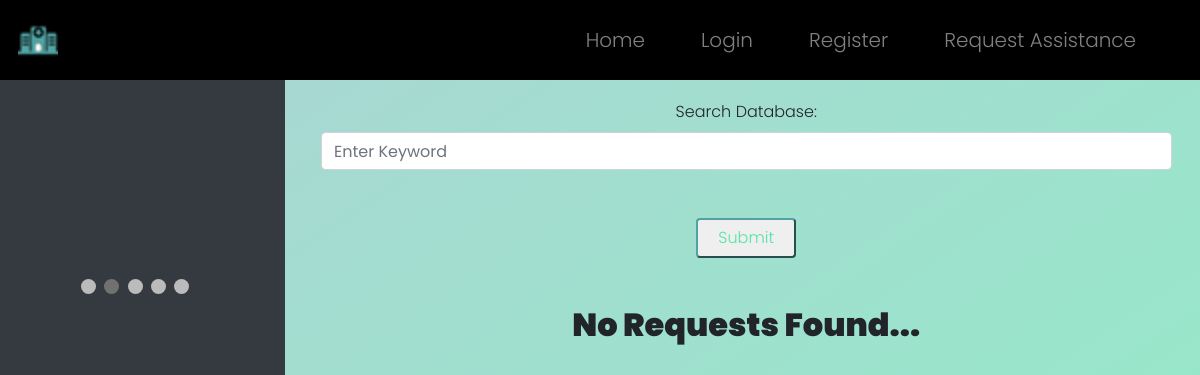
Page /requests on the earlier database version.
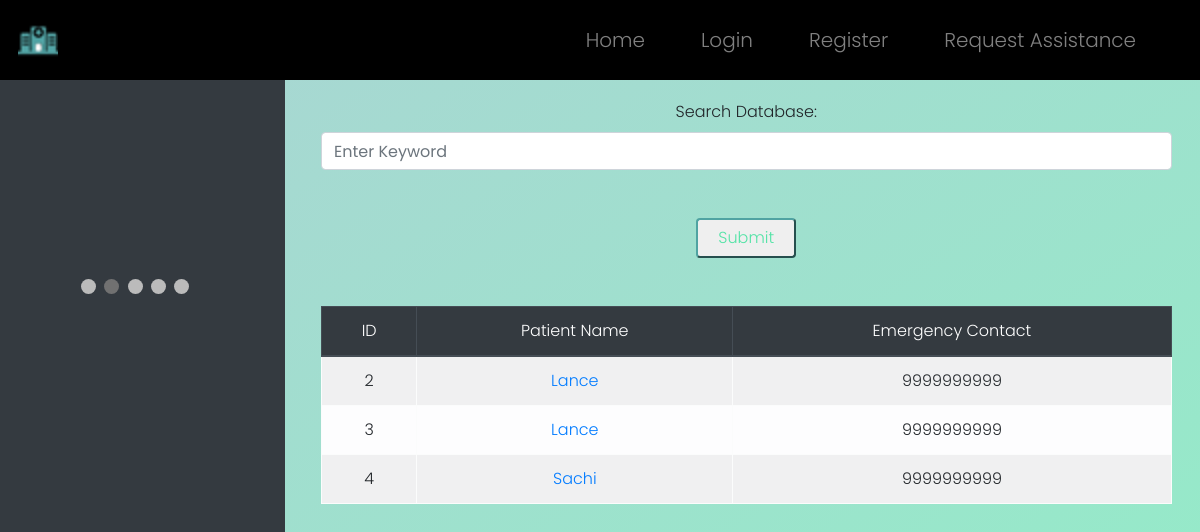
Same page on the later database version.
### WebApp/models.py (models this page shows)
class Req(models.Model):
    req_id = models.AutoField(primary_key=True)
    name = models.CharField(max_length=64)
    age = models.IntegerField()
    gender = models.CharField(max_length=64)
    address = models.TextField()
    phone = models.CharField(max_length=64)
    email = models.CharField(max_length=64)
    symptoms = models.TextField()
    emg_phone = models.CharField(max_length=64)

### WebApp/views.py (the view)
# urls.py: path("requests", views.reqs, name="reqs"),
def reqs(request):
    if request.method == "POST":
        fil=Req.objects.all()
        sp=request.POST["sp"]
        if sp!="":
            fil=fil.filter(name=sp)
            return render(request, "WebApp/allreqs.html", {"requests": fil})
        else:
            return render(request, "WebApp/allreqs.html", {"requests": None})
    else:
        reqs=Req.objects.all()
        if reqs:
            return render(request, "WebApp/allreqs.html", {"requests": reqs})
        else:
            return render(request, "WebApp/allreqs.html", {"requests": None})

### WebApp/templates/WebApp/allreqs.html (shortened to what this page needs)
{% extends "WebApp/layout.html" %}
{% load static %}
{% block body %}
<div class="row">
	<div class="col-3 abtimg">
		<div class="slideshow-container">
            </div>
            <br>
            <div style="text-align:center">
              <span class="dot"></span>
              <span class="dot"></span>
              <span class="dot"></span>
              <span class="dot"></span>
              <span class="dot"></span>
            </div>
	</div>
	<div class="col-9 dash">
		<center>
            <form action="{% url 'reqs' %}" method="post">
                <div class=row>
                    <div class=col>
                        <label>Search Database:</label>
                        <input class="form-control intinp inp" type="text" placeholder="Enter Keyword" name="sp"/>
                    </div>
                </div>
                <br><br>
                <center><button type="submit" id="log-button">Submit</button></center>
                <br><br>
            </form>
			{% if requests == None %}
				<h2 style="font-weight: 900;">No Requests Found...</h2>
			{% else %}
			<table class="table table-striped table-light table-bordered" style="text-align: center;">
				<thead class="thead-dark">
					<tr>
						<th scope="col" id="rank" class=head>ID</th>
						<th scope="col" class=head>Patient Name</th>
						<th scope="col" class=head>Emergency Contact</th>
					</tr>
				</thead>
				<tbody>
					{% for request in requests %}
						<tr>
							<th scope="row">{{ request.req_id }}</th>
							<td><a href="#">{{ request.name }}</a></td>
							<td>{{ request.emg_phone }}</td>
						</tr>
					{% endfor %}
				</tbody>
			</table>
			{% endif %}
		</center>
	</div>
</div>
{% endblock %}

### WebApp/templates/WebApp/layout.html (shortened to what this page needs)
{% load static %}
<!DOCTYPE html>
<html lang="en">
<head>
    <link rel="stylesheet" href="https://stackpath.bootstrapcdn.com/bootstrap/4.4.1/css/bootstrap.min.css">
    <link href="{% static 'WebApp/style.css' %}" rel="stylesheet">
</head>
<body>
    <div class="wrapper">
        <nav class="navbar navbar-costum navbar-expand-sm navbar-dark fixed-top" style="z-index: 100000;">
            <a class="navbar-brand" href="#"><img class=logo src="{% static 'WebApp/image/logo.png' %}"></a>
            <div class="collapse navbar-collapse " id="collapsibleNavbar">
            <ul class="navbar-nav ml-auto">
                {% if user.is_authenticated %}
                <li class="nav-item">
                    <a class="nav-link" href="{% url 'index' %}" data-target=".navbar-collapse.show">Home</a>
                </li>
                <li class="nav-item">
                    <a class="nav-link" href="{%url 'dashboard' %}" data-target=".navbar-collapse.show">All Patients</a>
                </li>
                <li class="nav-item">
                    <a class="nav-link" href="{% url 'add' %}" data-target=".navbar-collapse.show">Add Patient</a>
                </li>
                <li class="nav-item">
                    <a class="nav-link" href="{% url 'reqs' %}" data-target=".navbar-collapse.show">View Requests</a>
                </li>
                <li class="nav-item">
                    <a class="nav-link" href="{% url 'logout' %}" data-target=".navbar-collapse.show">Logout</a>
                </li>
                {% else %}
                <li class="nav-item">
                    <a class="nav-link" href="{% url 'index' %}" data-target=".navbar-collapse.show">Home</a>
                </li>
                <li class="nav-item">
                    <a class="nav-link" href="{% url 'login' %}" data-target=".navbar-collapse.show">Login</a>
                </li>
                <li class="nav-item">
                    <a class="nav-link" href="{% url 'register' %}" data-target=".navbar-collapse.show">Register</a>
                </li>
                <li class="nav-item">
                    <a class="nav-link" href="{% url 'request' %}" data-target=".navbar-collapse.show">Request Assistance</a>
                </li>
                {% endif %}
            </ul>
            </div>
        </nav>
        {% block body %}
        {% endblock %}
    </div>
</body>
</html>

### WebApp/static/WebApp/style.css (style rules this page uses)
* { box-sizing: border-box; margin: 0; padding: 0; font-weight: 300; }
body { font-family: poppins; }
.wrapper { background: #50a3a2; background: -webkit-gradient(linear, left top, right bottom, from(#abd4d4), to(#92edc7)); background: linear-gradient(to bottom right, #abd4d4 0%, #92edc7 100%); position: absolute; width: 100vw; height: 100%; overflow: scroll; }
#log-button { height: 40px; width: 100px; border-radius: 4px; border-color: #50a3a2; color: #53e3a6; }
.logo { height: 40px; }
.navbar-costum { background-color: black; overflow: hidden; min-height: 80px; }
.nav-item { margin-right: 40px; font-size: 20px; }
.abtimg { margin-top: -150px; background-color: #343a40; height: 150vh; position: fixed; overflow: hidden; }
.dash { margin-top: 100px; margin-left: 25vw; padding-right: 3vw; padding-left: 3vw; overflow-x: hidden; overflow-y: auto }
img { position: center; vertical-align: middle; padding-left: 5%; }
.slideshow-container { max-width: 1000px; position: relative; margin: auto; }
.dot { height: 15px; width: 15px; margin: 0 2px; background-color: #bbb; border-radius: 50%; display: inline-block; transition: background-color 0.6s ease; }
.active { background-color: #717171; }

### WebApp/templates/WebApp/allreqs.html (style rules this page uses)
.wrapper { height: 100vh; overflow: scroll; overflow-x: hidden; }

Differences in the rows shown:
added Req: req_id "2", name "Lance", emg_phone "9999999999"
added Req: req_id "3", name "Lance", emg_phone "9999999999"
added Req: req_id "4", name "Sachi", emg_phone "9999999999"
Other differences:
text no longer shown: "No Requests Found..."
text now shown: "ID Patient Name Emergency Contact"
